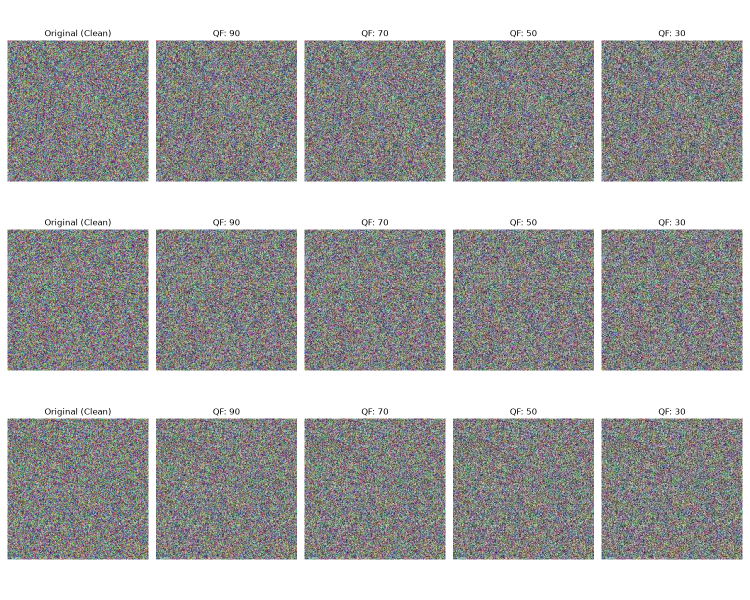
#> input picture results/compression_sanity_check.png, 1500 x 1200 px (shown at 1/2 size)
$ python -i compression_aug.py   (imports and definitions only)
#> lines starting #> are read from the running program, lines starting #| are printed output that depends on the picture
import random
import io
from PIL import Image, ImageFilter
import numpy as np

def jpeg_compress(image: Image.Image, quality: int) -> Image.Image:
    """
    Compresses a PIL Image using JPEG compression at the specified quality.
    """
    if image.mode != 'RGB':
        image = image.convert('RGB')

    buffer = io.BytesIO()
    image.save(buffer, format="JPEG", quality=quality)
    buffer.seek(0)
    compressed_image = Image.open(buffer)
    # Ensure it's fully loaded into memory before the buffer closes
    compressed_image.load()
    return compressed_image

# [6 lines left out: function random_compress, not called in this run]

def social_media_aug(image: Image.Image) -> Image.Image:
    """
    Simulates aggressive social media artifacts to prevent domain shift.
    Applies scaling, blur, noise, and compression.
    """
    # 15% chance to do absolutely nothing (pass pristine image)
    if random.random() < 0.15:
        return image

    img = image.copy()

    # 1. Random Downscale & Upscale (Simulate resizing in WhatsApp)
    if random.random() < 0.5:
        w, h = img.size
        scale = random.uniform(0.3, 0.8)
        img = img.resize((int(w * scale), int(h * scale)), Image.BILINEAR)
        img = img.resize((w, h), Image.BICUBIC)

    # 2. Random Gaussian Blur (Simulate poor lens or denoising)
    if random.random() < 0.4:
        radius = random.uniform(0.5, 1.5)
        img = img.filter(ImageFilter.GaussianBlur(radius))

    # 3. Random Gaussian Noise (Simulate sensor noise)
    if random.random() < 0.3:
        img_np = np.array(img).astype(np.float32)
        noise = np.random.normal(0, random.uniform(5, 25), img_np.shape)
        img_np = np.clip(img_np + noise, 0, 255).astype(np.uint8)
        img = Image.fromarray(img_np)

    # 4. Aggressive JPEG Compression
    if random.random() < 0.8:
        quality = random.randint(15, 80)
        img = jpeg_compress(img, quality)

    return img

# [35 lines left out: function generate_sanity_check, not called in this run]

# [10 lines not run here, left out]

>>> import cv2
>>> picture = cv2.imread('../results/compression_sanity_check.png', cv2.IMREAD_GRAYSCALE)
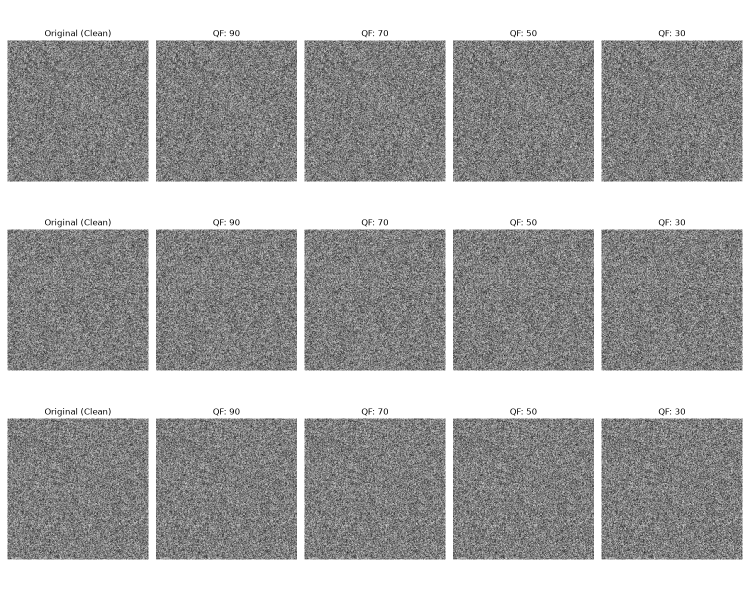
#> picture: shape (1200, 1500) (shown at 1/2 size); min 0, max 255, mean 169.3
>>> result = social_media_aug(picture)

$ run again, on results/test_images_grid.png
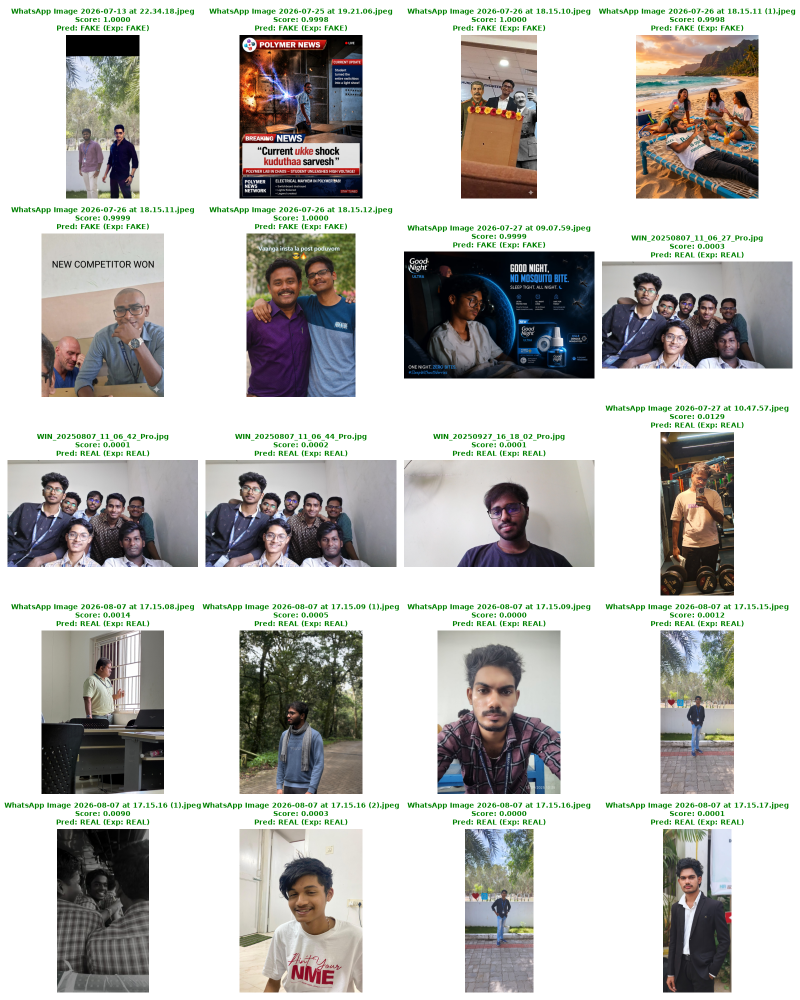
#> input picture results/test_images_grid.png, 1600 x 2000 px (shown at 1/2 size)
#> `picture = cv2.imread('../results/compression_sanity_check.png', cv2.IM..`:
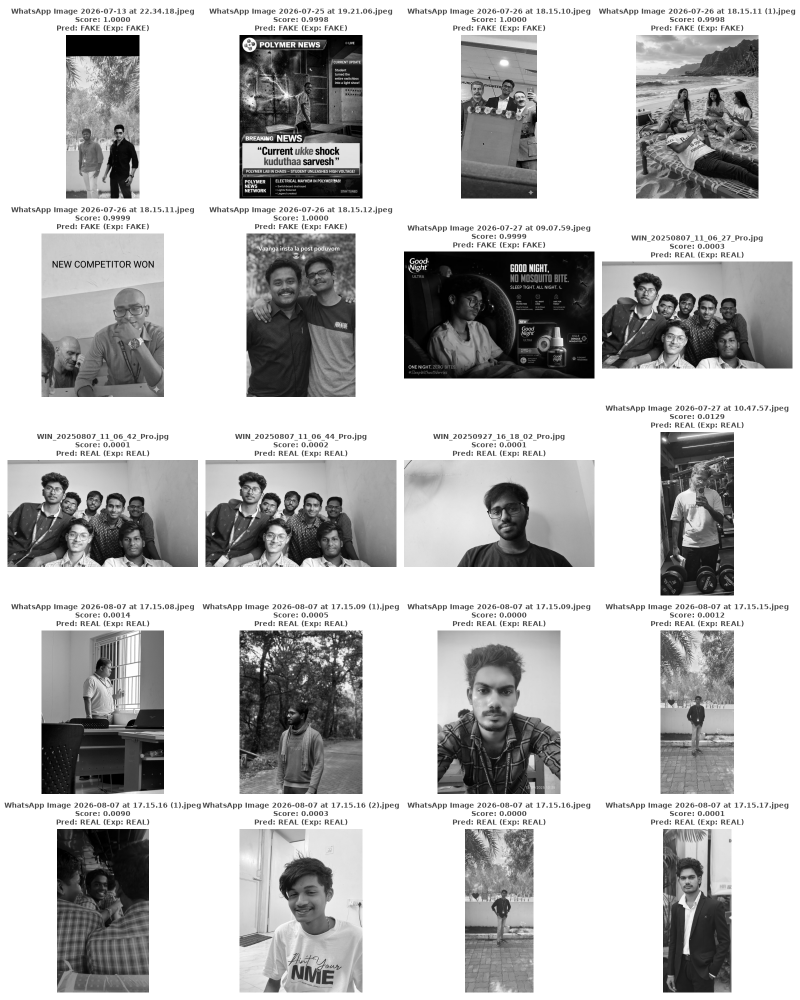
#> picture: shape (2000, 1600) (shown at 1/2 size); min 0, max 255, mean 190.4
